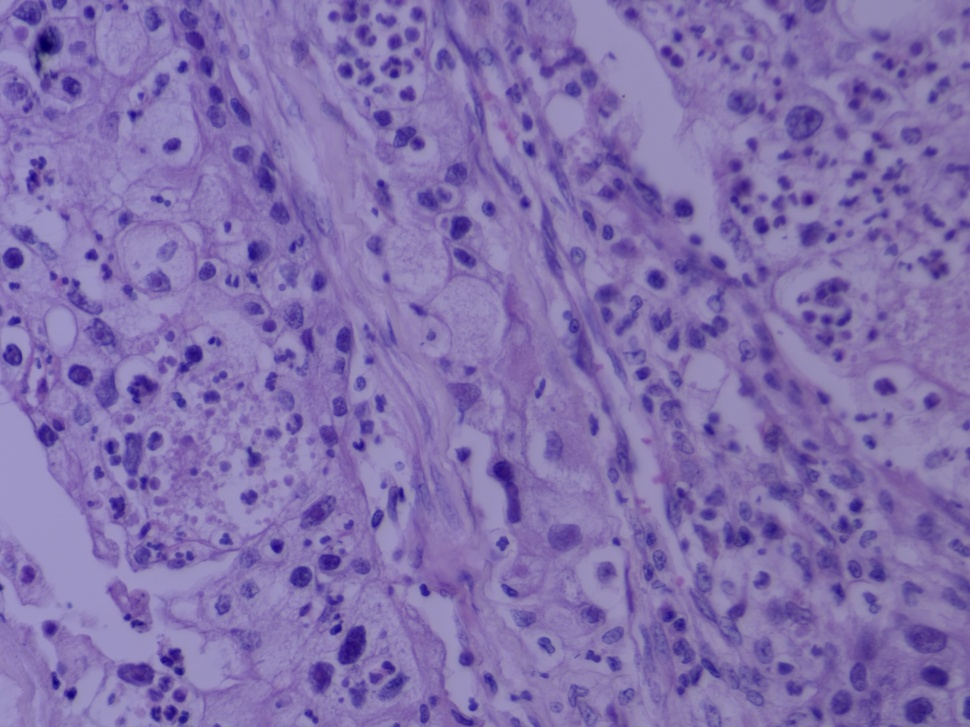
#> input picture Testes_Segmentação/Testes imagem 40x para análise/Carcinoma_40x.jpg, 970 x 727 px, shrunk from 2592 x 1944 before the run
$ jupyter execute --allow-errors Untitled.ipynb   (shell and % lines are left out)
#> lines starting #> are read from the running program, lines starting #| are printed output that depends on the picture
[cell 1]
import cv2
from skimage import exposure
from skimage.filters import unsharp_mask
from matplotlib import pyplot as plt

[cell 2]
# carregar a imagem
img = cv2.imread('Carcinoma_40x.jpg')
#> img is the input picture: shape (727, 970, 3); mean B, G, R 172.5, 112.4, 130.2

[cell 3]
# Normaliza as cores por histograma
img = cv2.cvtColor(img, cv2.COLOR_BGR2RGB)
clahe = cv2.createCLAHE(clipLimit=2.0, tileGridSize=(8,8))
img[:,:,0] = clahe.apply(img[:,:,0])
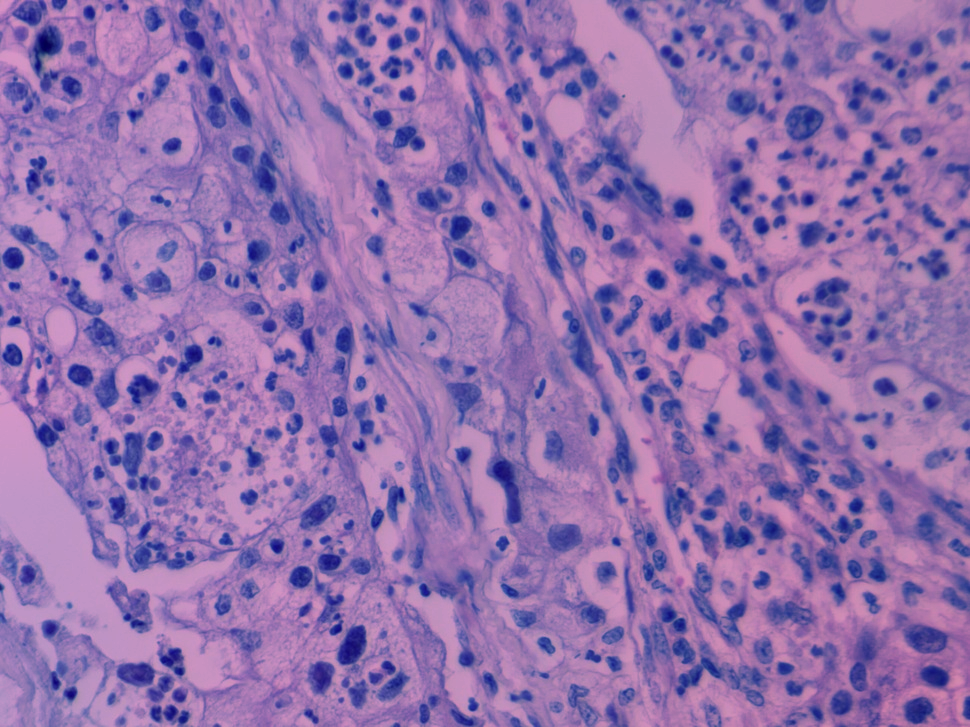
#> img: shape (727, 970, 3); mean R, G, B 145.8, 112.4, 172.5
img[:,:,1] = clahe.apply(img[:,:,1])
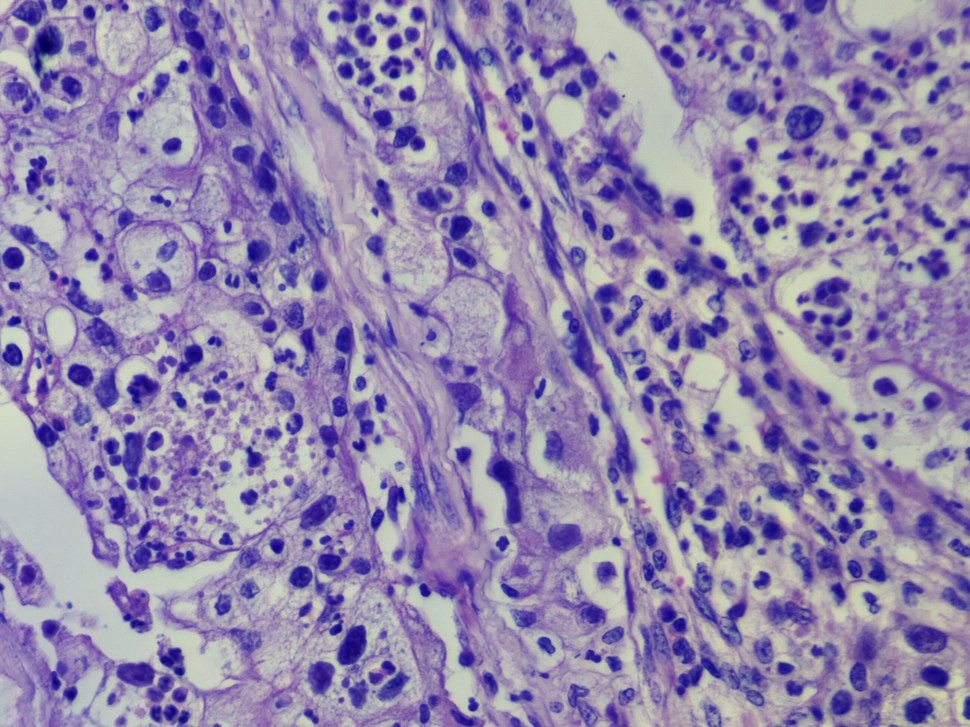
#> img: shape (727, 970, 3); mean R, G, B 145.8, 134.7, 172.5
img[:,:,2] = clahe.apply(img[:,:,2])
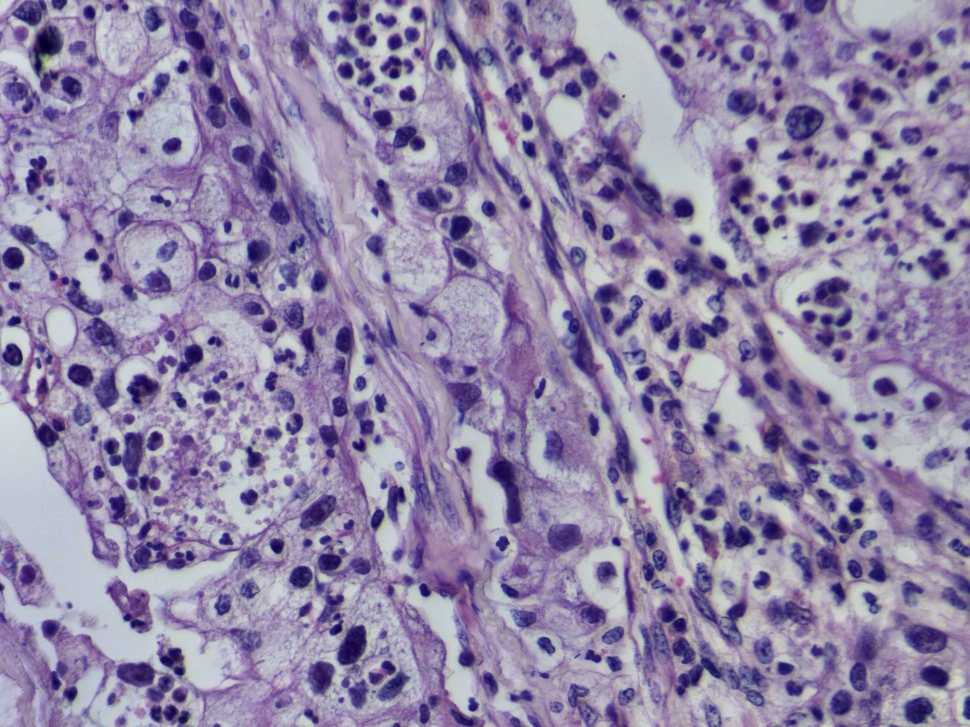
#> img: shape (727, 970, 3); mean R, G, B 145.8, 134.7, 167.6

# aplicar redução de ruído com filtro bilateral
img_noise = cv2.bilateralFilter(img, 7, 75, 75)

# aplicar equalização de histograma
img_eq = exposure.equalize_hist(img_noise)
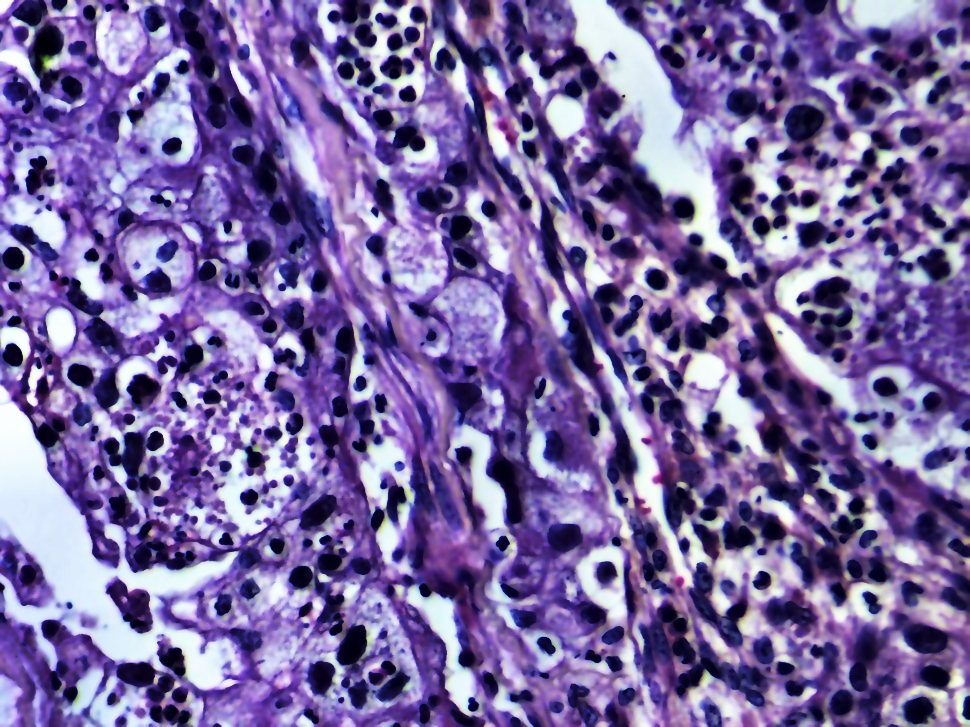
#> img_eq: shape (727, 970, 3) float64; mean R, G, B 0.475, 0.41, 0.626
